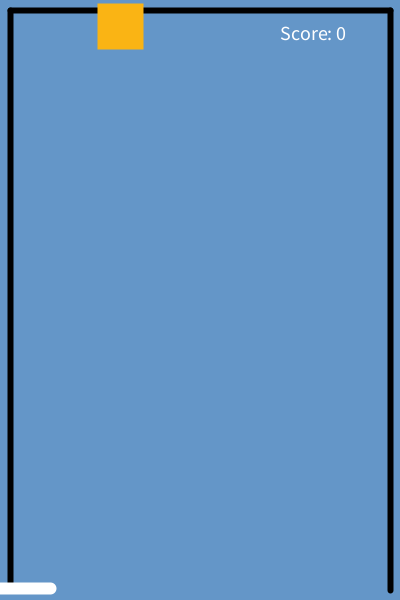
Frame 1 (no input)
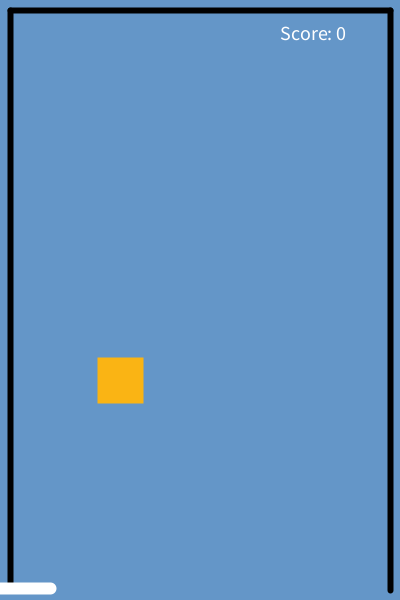
Frame 60 (the mouse pressed at the canvas centre just before this capture)
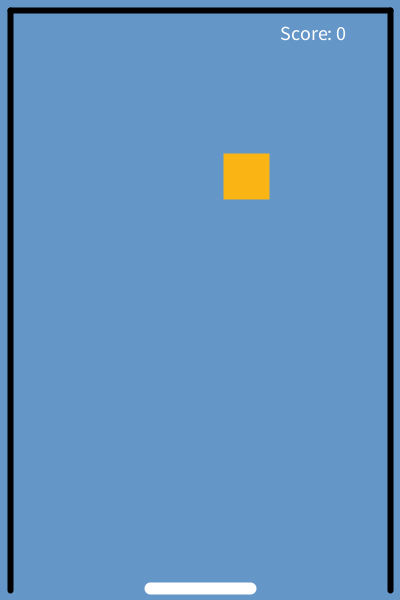
Frame 120 (the mouse held since frame 60 and released just before this capture)

The Processing sketch that drew these frames (run headless with seeded random() and noise(); from frame 60 on, the mouse is pressed at the canvas centre):

// Processing sketch: B_SimpleGame
// ── B_SimpleGame.pde
// Step 1: set the window size.
void setup() {
  size(400, 600);
}

// Step 4: draw the shape.
int shapeX = 100;
int shapeY = 0;
int shapeSize = 40;

// Step 5: keep the score.
int score = 0;

// Step 1: draw function.
void draw() {
  // Step 3: erase the previous drawing.
  background(100, 150, 200);

  // Step 1: draw some lines.
  stroke(0);
  strokeWeight(6);
  line(10, 10, 390, 10);
  line(10, 10, 10, 590);
  line(390, 10, 390, 590);

  // Step 2: draw the paddle.
  int paddleWidth = 100;
  int paddleX = mouseX - paddleWidth / 2;
  stroke(255);
  strokeWeight(12);
  line (paddleX, 588, paddleX + paddleWidth, 588);

  // Step 4: draw the shape.
  shapeY = shapeY + 6;
  fill(250, 180, 20);
  stroke(250, 180, 20);
  strokeWeight(6);
  square(shapeX, shapeY, shapeSize);
  
  // Step 5: detect collisions.
  if (shapeY > height - shapeSize) {
    if (paddleX <= shapeX && paddleX + paddleWidth >= shapeX + shapeSize) {
      score = score + 1;
    }
    
    // Step 6: reset the shape position.
    shapeX = 20 + int(random(width - shapeSize - 40));
    shapeY = 0;
  }

  // Step 5: show the score.
  fill(255);
  textSize(20);
  text("Score: " + score, width - 120, 40);
}
